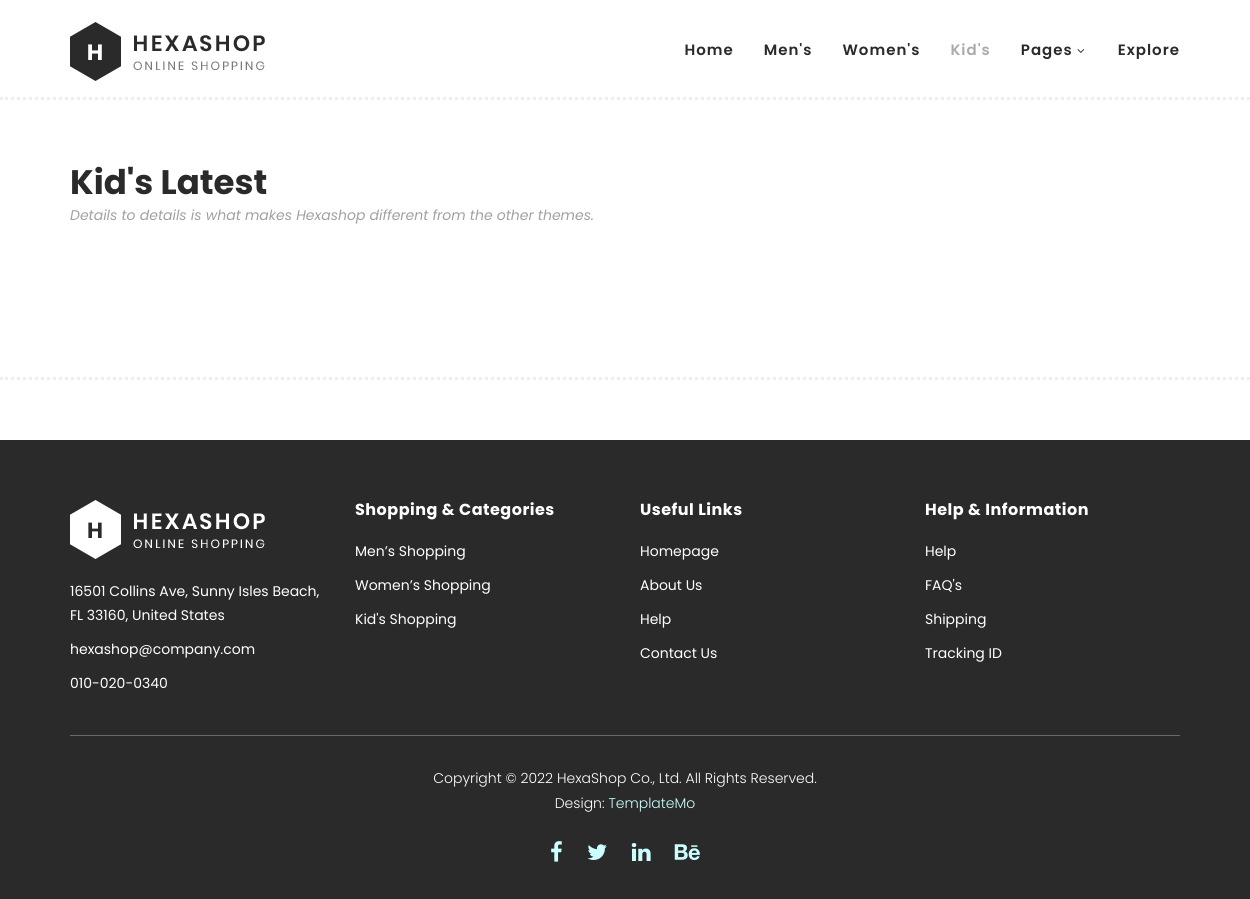
Page /kids/ on the earlier database version.
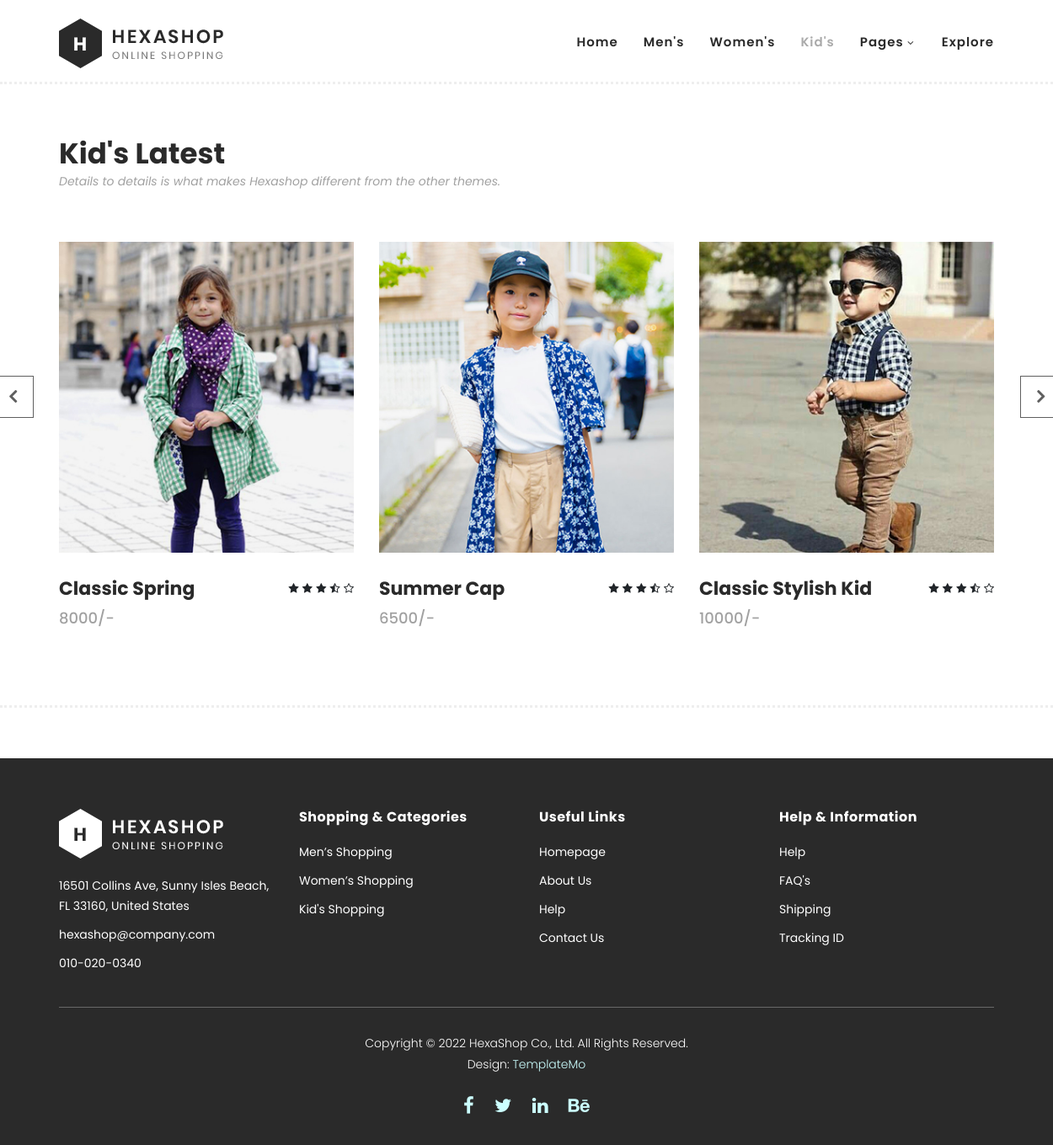
Same page on the later database version.
### addproducts/models.py (models this page shows)
class Product_Entries(models.Model):
	product_from = models.CharField(max_length=50);
	product_name = models.CharField(max_length=100);
	product_details = HTMLField();
	product_price = models.CharField(max_length=10);
	product_image = models.FileField(upload_to="products/", max_length=250,null=True,default=None);
	product_slug = AutoSlugField(populate_from='product_name', unique=True, null=True, default=None);
	product_create_date = models.DateTimeField(auto_now_add=True)
	product_update_date = models.DateTimeField(auto_now=True)

### letsShop/views.py (the view)
# urls.py: path('kids/',views.overallkidsarea,name="overall-kids-area"),
def overallkidsarea(request):
    gettingData=getdataJustDual("Kid's");   # to get data just dual
    data={'gettingData' : gettingData}
    return render(request,'overall-kids-area.html',data);

### letsShop/views.py (called while the page is built)
def getdataJustDual(bases):
    myData=Product_Entries.objects.filter(product_from=bases);    # to get all data from database
    gettingData = []
    for data in myData:
        gettingData.append(data)
    for data in myData:
        gettingData.append(data)
    return gettingData;

### templates/overall-kids-area.html (shortened to what this page needs)
{% extends "MASTER.html" %}
{% block childcontent %}
    <br>
    <br>
    <br>
    <section class="section" id="kids">
        <div class="container">
            <div class="row">
                <div class="col-lg-6">
                    <div class="section-heading">
                        <h2>Kid's Latest</h2>
                        <span>Details to details is what makes Hexashop different from the other themes.</span>
                    </div>
                </div>
            </div>
        </div>
        <div class="container">
            <div class="row">
                <div class="col-lg-12">
                    <div class="kid-item-carousel">
                        <div class="owl-kid-item owl-carousel">
                          {% for data in gettingData %}
                            <div class="item">
                                <div class="thumb">
                                    <img src="/media/{{data.product_image}}" alt="">
                                </div>
                                <div class="down-content">
                                    <h4>{{data.product_name}}</h4>
                                    <span>{{data.product_price}}/-</span>
                                    <ul class="stars">
                                        <li><i class="fa fa-star"></i></li>
                                        <li><i class="fa fa-star"></i></li>
                                        <li><i class="fa fa-star"></i></li>
                                        <li><i class="fa fa-star-half-o"></i></li>
                                        <li><i class="fa fa-star-o"></i></li>
                                    </ul>
                                </div>
                            </div>
                          {% endfor %}
                        </div>
                    </div>
                </div>
            </div>
        </div>
    </section>
{% endblock %}

Differences in the rows shown:
added Product_Entries: product_image (picture), product_name "Classic Spring", product_price "8000"
added Product_Entries: product_image (picture), product_name "Summer Cap", product_price "6500"
added Product_Entries: product_image (picture), product_name "Classic Stylish Kid", product_price "10000"
